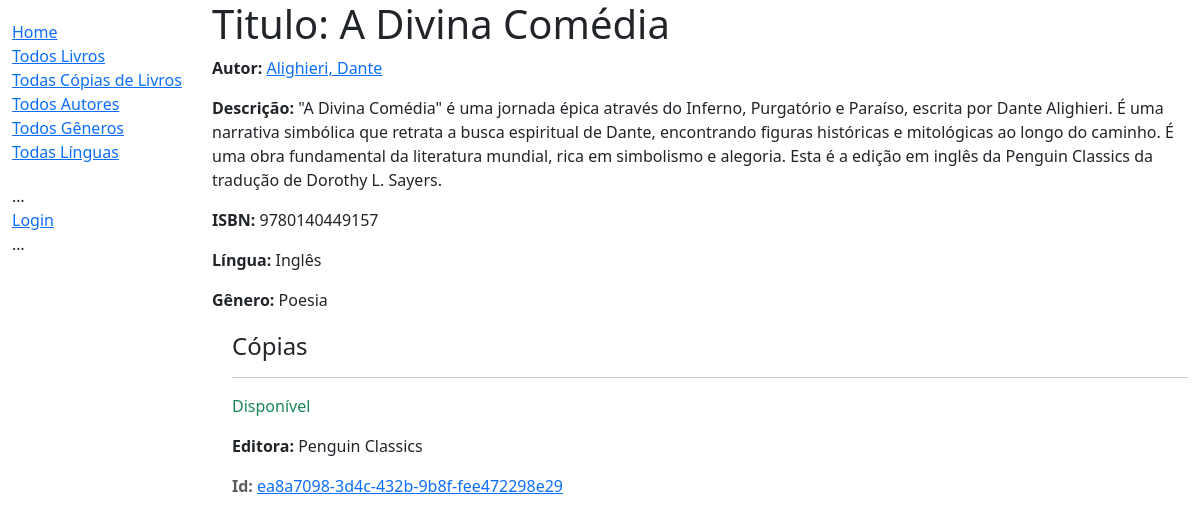
The app's page /acervo/livro/1, older data.
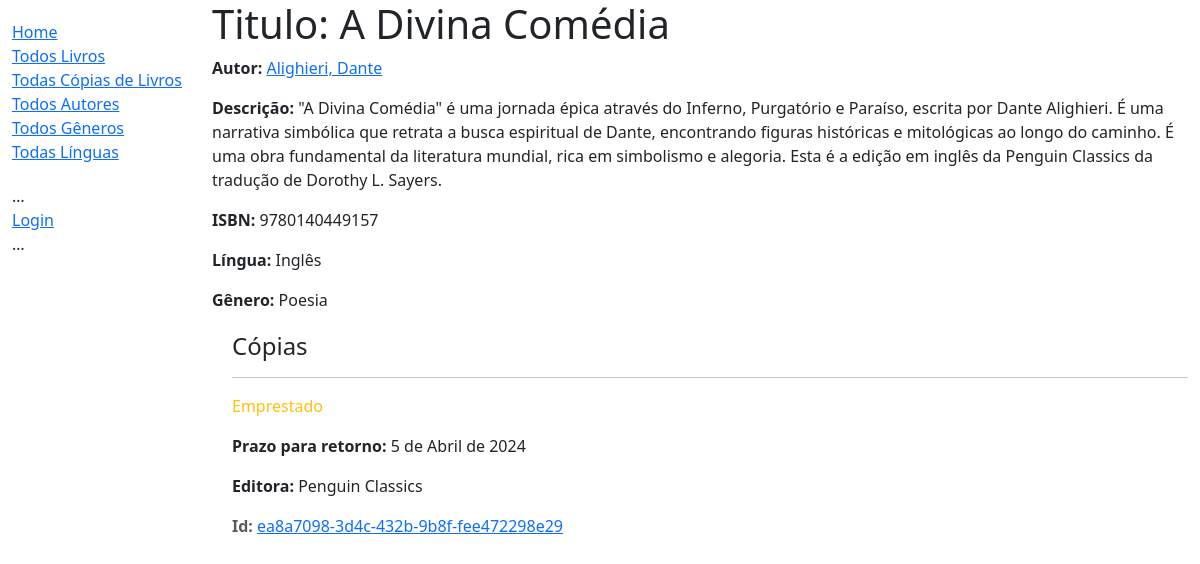
The same page, newer data.
### acervo/models.py (models this page shows, shortened)
class LivroCopia(models.Model):
    id = models.UUIDField(primary_key=True, default=uuid.uuid4,
                          help_text="ID único para uma cópia do livro disponível na biblioteca")
    livro = models.ForeignKey('Livro', on_delete=models.RESTRICT, null=True)
    editora = models.CharField(max_length=200)
    data_devolucao = models.DateField(null=True, blank=True)
    tomador = models.ForeignKey(
        settings.AUTH_USER_MODEL, on_delete=models.SET_NULL, null=True, blank=True)
    ESTADOS_EMPRESTIMO = (
        ('m', 'Manutenção'),
        ('e', 'Emprestado'),
        ('d', 'Disponível'),
        ('r', 'Reservado'),
    )
    estado = models.CharField(
        max_length=1,
        choices=ESTADOS_EMPRESTIMO,
        blank=True,
        default='m',
        help_text='Disponibilidade do Livro')
    class Meta:
        ordering = ['data_devolucao']
        permissions = (("marca_devolucao", "Marca o livro como devolvido"),)
    def get_absolute_url(self):
        return reverse('detalhe-copia', args=[str(self.id)])

### acervo/views.py (the view)
# urls.py: path('livro/<int:pk>', views.DetalheLivroView.as_view(), name='detalhe-livro'),
class DetalheLivroView(generic.DetailView):
    model = Livro
    context_object_name = 'livro'
    template_name = 'acervo/detalhe_livro.html'

### acervo/models.py (called while the page is built)
    def __str__(self):
        return self.nome

    def __str__(self):
        return self.nome

    def get_absolute_url(self):
        return reverse('detalhe-autor', args=[str(self.id)])

    def __str__(self):
        return f'{self.sobrenome}, {self.primeiro_nome}'

### acervo/templates/acervo/detalhe_livro.html (shortened to what this page needs)
{% extends "base_generic.html" %}
{% block content %}
<h1>Titulo: {{ livro.titulo }}</h1>
<p><strong>Autor:</strong> <a href="{{ livro.autor.get_absolute_url }}">{{ livro.autor }}</a></p>
<p><strong>Descrição:</strong> {{ livro.descricao }}</p>
<p><strong>ISBN:</strong> {{ livro.isbn }}</p>
<p><strong>Língua:</strong> {{ livro.lingua }}</p>
<p><strong>Gênero:</strong> {{ livro.genero.all|join:", " }}</p>
<div style="margin-left:20px;margin-top:20px">
<h4>Cópias</h4>
{% for copia in livro.livrocopia_set.all %}
  <hr>
  <p class="{% if copia.estado == 'd' %}text-success{% elif copia.estado == 'm' %}text-danger{% else %}text-warning{% endif %}">{{ copia.get_estado_display }}</p>
  {% if copia.estado != 'd' %}<p><strong>Prazo para retorno:</strong> {{copia.data_devolucao}}</p>{% endif %}
  <p><strong>Editora:</strong> {{copia.editora}}</p>
  <p class="text-muted"><strong>Id:</strong> <a href="{{ copia.get_absolute_url }}">{{copia.id}}</a></p>
{% empty %}
  <p>Essa biblioteca não dispõe de cópias desse livro.</p>
{% endfor %}
</div>
{% endblock %}
{% block sidebar %}
  {{ block.super }}
{% endblock %}

Row changes from the older to the newer data that the page shows:
changed LivroCopia "Penguin Classics": estado "Disponível" → "Emprestado"; data_devolucao (not shown) → "5 de Abril de 2024"
